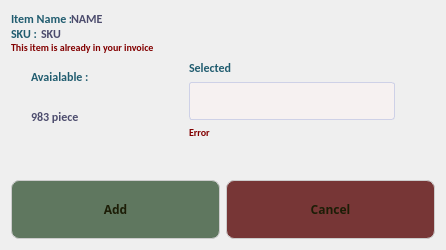
<?xml version="1.0" encoding="UTF-8"?>
<ui version="4.0">
 <class>add_to_invoice</class>
 <widget class="QDialog" name="add_to_invoice">
  <property name="geometry">
   <rect>
    <x>0</x>
    <y>0</y>
    <width>446</width>
    <height>250</height>
   </rect>
  </property>
  <property name="windowTitle">
   <string>Dialog</string>
  </property>
  <property name="styleSheet">
   <string notr="true">QDialog#add_to_invoice{
	background-image : url(:/Images/addToInvoiceBackground.png);
}</string>
  </property>
  <layout class="QVBoxLayout" name="verticalLayout_4">
   <item>
    <layout class="QVBoxLayout" name="verticalLayout_3">
     <property name="spacing">
      <number>0</number>
     </property>
     <item>
      <layout class="QHBoxLayout" name="horizontalLayout_4">
       <property name="topMargin">
        <number>0</number>
       </property>
       <item>
        <widget class="QLabel" name="label">
         <property name="maximumSize">
          <size>
           <width>60</width>
           <height>15</height>
          </size>
         </property>
         <property name="styleSheet">
          <string notr="true">font-family: Calibri;
font-size: 12px;
color: #205c6f;
font-weight: bold;
text-transform: none;</string>
         </property>
         <property name="text">
          <string>Item Name : </string>
         </property>
        </widget>
       </item>
       <item>
        <widget class="QLabel" name="LB_itemName">
         <property name="maximumSize">
          <size>
           <width>16777215</width>
           <height>15</height>
          </size>
         </property>
         <property name="styleSheet">
          <string notr="true">font-family: Calibri;
font-size: 12px;
color: #4C4C6D;
font-weight: bold;
text-transform: none;</string>
         </property>
         <property name="text">
          <string>NAME</string>
         </property>
        </widget>
       </item>
      </layout>
     </item>
     <item>
      <layout class="QHBoxLayout" name="horizontalLayout_3">
       <item>
        <widget class="QLabel" name="label_6">
         <property name="maximumSize">
          <size>
           <width>30</width>
           <height>15</height>
          </size>
         </property>
         <property name="styleSheet">
          <string notr="true">font-family: Calibri;
font-size: 12px;
color: #205c6f;
font-weight: bold;
text-transform: none;</string>
         </property>
         <property name="text">
          <string>SKU : </string>
         </property>
        </widget>
       </item>
       <item>
        <widget class="QLabel" name="LB_itemSKU">
         <property name="maximumSize">
          <size>
           <width>16777215</width>
           <height>15</height>
          </size>
         </property>
         <property name="styleSheet">
          <string notr="true">font-family: Calibri;
font-size: 12px;
color: #4C4C6D;
font-weight: bold;
text-transform: none;</string>
         </property>
         <property name="text">
          <string>SKU</string>
         </property>
        </widget>
       </item>
      </layout>
     </item>
     <item>
      <widget class="QLabel" name="LB_error">
       <property name="maximumSize">
        <size>
         <width>16777215</width>
         <height>20</height>
        </size>
       </property>
       <property name="styleSheet">
        <string notr="true">font-family: Calibri;
font-size: 10px;
color: #820000;
font-weight: bold;
text-transform: none;</string>
       </property>
       <property name="text">
        <string>This item is already in your invoice</string>
       </property>
      </widget>
     </item>
    </layout>
   </item>
   <item>
    <layout class="QHBoxLayout" name="horizontalLayout">
     <item>
      <spacer name="horizontalSpacer_2">
       <property name="orientation">
        <enum>Qt::Horizontal</enum>
       </property>
       <property name="sizeType">
        <enum>QSizePolicy::Maximum</enum>
       </property>
       <property name="sizeHint" stdset="0">
        <size>
         <width>20</width>
         <height>20</height>
        </size>
       </property>
      </spacer>
     </item>
     <item>
      <layout class="QVBoxLayout" name="verticalLayout_2">
       <property name="rightMargin">
        <number>10</number>
       </property>
       <item>
        <widget class="QLabel" name="label_3">
         <property name="styleSheet">
          <string notr="true">font-family: Calibri;
font-size: 12px;
color: #205c6f;
font-weight: bold;
text-transform: none;</string>
         </property>
         <property name="text">
          <string>Avaialable : </string>
         </property>
        </widget>
       </item>
       <item>
        <widget class="QLabel" name="LB_itemAvailable">
         <property name="minimumSize">
          <size>
           <width>100</width>
           <height>0</height>
          </size>
         </property>
         <property name="styleSheet">
          <string notr="true">font-family: Calibri;
font-size: 12px;
color: #4C4C6D;
font-weight: bold;
text-transform: none;</string>
         </property>
         <property name="text">
          <string>983 piece</string>
         </property>
        </widget>
       </item>
       <item>
        <spacer name="verticalSpacer">
         <property name="orientation">
          <enum>Qt::Vertical</enum>
         </property>
         <property name="sizeType">
          <enum>QSizePolicy::Maximum</enum>
         </property>
         <property name="sizeHint" stdset="0">
          <size>
           <width>20</width>
           <height>40</height>
          </size>
         </property>
        </spacer>
       </item>
      </layout>
     </item>
     <item>
      <layout class="QVBoxLayout" name="verticalLayout">
       <property name="leftMargin">
        <number>30</number>
       </property>
       <property name="rightMargin">
        <number>40</number>
       </property>
       <item>
        <widget class="QLabel" name="label_5">
         <property name="styleSheet">
          <string notr="true">font-family: Calibri;
font-size: 12px;
color: #205c6f;
font-weight: bold;
text-transform: none;</string>
         </property>
         <property name="text">
          <string>Selected</string>
         </property>
        </widget>
       </item>
       <item>
        <widget class="QLineEdit" name="LE_selected">
         <property name="minimumSize">
          <size>
           <width>206</width>
           <height>0</height>
          </size>
         </property>
         <property name="maximumSize">
          <size>
           <width>206</width>
           <height>16777215</height>
          </size>
         </property>
         <property name="styleSheet">
          <string notr="true">QLineEdit {
	background-color: #F6F1F1;
	border-radius:3px;
	border:1px solid #ced1e7;
	display:inline-block;
	cursor:text;

	font-family: Calibri;
	font-size: 12px;
	color: #4C4C6D;
	font-weight: bold;
	text-transform: none;

	color : #2c2c3b;
	font-family:Impactl;
	font-size:10px;
	font-weight:bold;
	padding:10px 10px;
}
</string>
         </property>
        </widget>
       </item>
       <item>
        <widget class="QLabel" name="LB_selectedError">
         <property name="styleSheet">
          <string notr="true">font-family: Calibri;
font-size: 10px;
color: #820000;
font-weight: bold;
text-transform: none;</string>
         </property>
         <property name="text">
          <string>Error</string>
         </property>
        </widget>
       </item>
       <item>
        <spacer name="verticalSpacer_2">
         <property name="orientation">
          <enum>Qt::Vertical</enum>
         </property>
         <property name="sizeType">
          <enum>QSizePolicy::Maximum</enum>
         </property>
         <property name="sizeHint" stdset="0">
          <size>
           <width>20</width>
           <height>40</height>
          </size>
         </property>
        </spacer>
       </item>
      </layout>
     </item>
    </layout>
   </item>
   <item>
    <layout class="QHBoxLayout" name="horizontalLayout_5">
     <item>
      <widget class="QPushButton" name="PB_add">
       <property name="styleSheet">
        <string notr="true">QPushButton {
    background-color: #5f775f;
    border: 1px solid #CCCCCC;
    border-radius: 8px;
    padding: 20px 20px;
	color: #1c1d06;
	font-family : Cabin;
	font-weight : bold;
	font-size : 12px;

	
}

QPushButton::hover {
	background-color : #eff4fc;

}</string>
       </property>
       <property name="text">
        <string>Add</string>
       </property>
      </widget>
     </item>
     <item>
      <widget class="QPushButton" name="pushButton_2">
       <property name="styleSheet">
        <string notr="true">QPushButton {
    background-color: #773636;
    border: 1px solid #CCCCCC;
    border-radius: 8px;
    padding: 20px 20px;
	color: #1c1d06;
	font-family : Cabin;
	font-weight : bold;
	font-size : 12px;

	
}

QPushButton::hover {
	background-color : #eff4fc;

}</string>
       </property>
       <property name="text">
        <string>Cancel</string>
       </property>
      </widget>
     </item>
    </layout>
   </item>
  </layout>
 </widget>
 <resources/>
 <connections/>
</ui>
